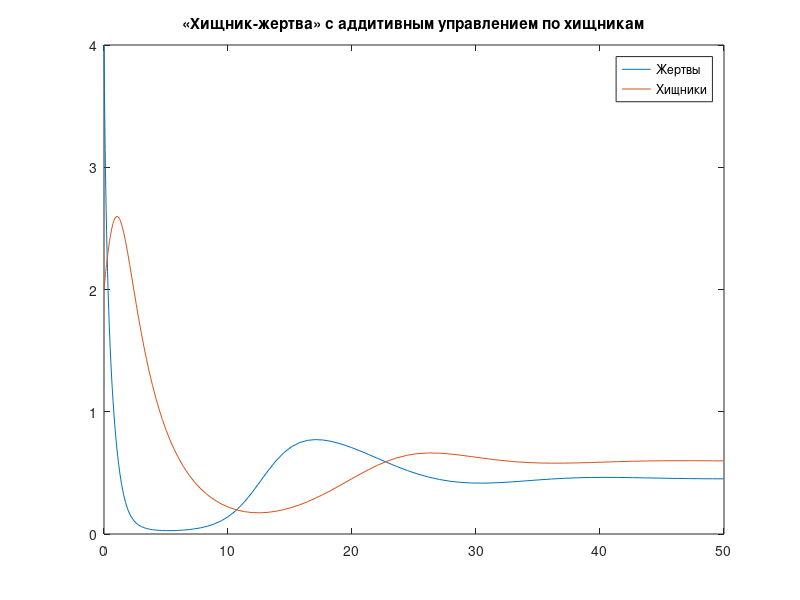

MATLAB code to generate this figure:
function pr1
t=[0 50];
clc;
[t,X]=ode45(@Func,t,[4; 2]);
plot(t,X(:,1), t,X(:,2));
title('«Хищник-жертва» с аддитивным управлением по хищникам');
legend('Жертвы','Хищники');
end 
 
function out=Func(~,x)
a = 0.8;
aa = 0.8;
e = 0.8;
y = 0.3;
b = 0.055;

f1 = (a.*x(1)- (x(1).*x(2))./(1 + aa.*x(1)) - e.*x(1).*x(1));
f2 = (-y.*x(2) + (x(1).*x(2))./(1 + aa.*x(1)) - b.*x(2).*x(2));
 
out = [f1;f2];
end
